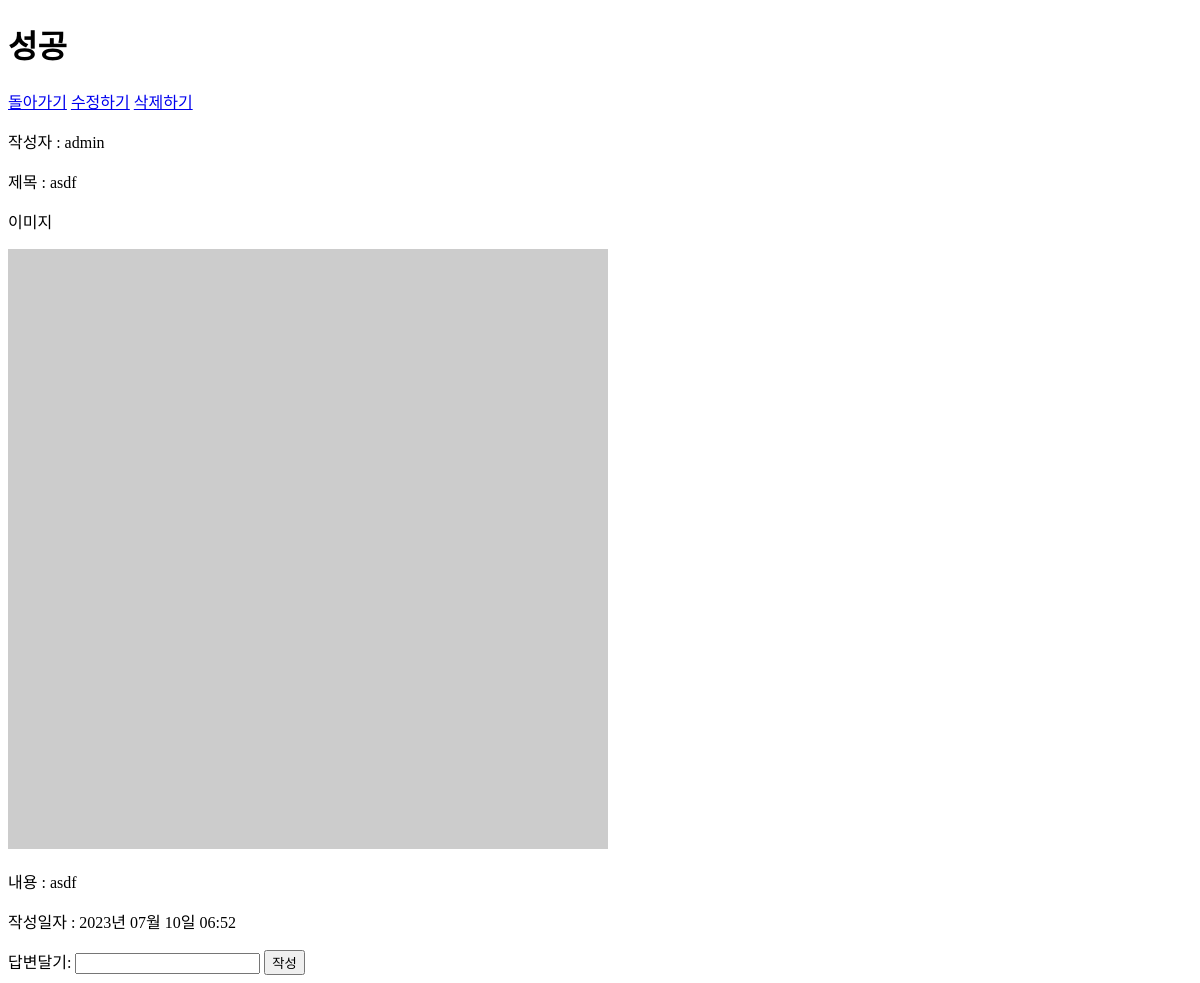
/34/, run on the app's committed database.
### schoolBlog/models.py (models this page shows)
class Post(models.Model):
    writer = models.ForeignKey(to= User, on_delete=models.CASCADE, null=True, blank=True)
    title = models.CharField(max_length=200)
    content = models.TextField(verbose_name='내용')
    image = models.ImageField(verbose_name='이미지', null=True, blank=True)
    created_at = models.DateTimeField(verbose_name='작성일', auto_now_add=True)
    updated_at = models.DateTimeField(auto_now=True)

### schoolBlog/views.py (the view)
# urls.py: path('<int:id>/', detail, name='post-detail'),
def detail(req, id):
    post = Post.objects.get(id=id)
    context = {
        'post': post,
    }
    return render(req, 'post_detail.html', context)

### schoolBlog/templates/post_detail.html (shortened to what this page needs)
{% load static %}
<!DOCTYPE html>
<html lang="en">
<head>
    <link rel="stylesheet" href="{% static 'css/style.css' %}">
</head>
<body>
    <h1>성공</h1>
    <a href="{% url 'index' %}">돌아가기</a>
    <a href="{% url 'post-update' post.id %}">수정하기</a>
    <a href="{% url 'post-delete' post.id %}">삭제하기</a><br/>
    <p>작성자 : {{post.writer}}</p>
    <p>제목 : {{post.title}}</p>
    <p>이미지</p>
    {% if post.image %}
        <img class="card__image" src="{{post.image.url}}">
    {% else %}
        <img class="card__image" src="http://via.placeholder.com/600x600">
    {% endif %}
    <p>내용 : {{post.content}}</p>
    <p>작성일자 : {{post.created_at|date:"Y년 m월 d일 H:i"}}</p>
    <div>
        <form action="{% url 'post-comment' post.id %}" method="POST">
            <label for="text">답변달기:</label>
            <input type="text" id="text" name="text">
            <button type="submit">작성</button>
        </form>
    </div>
</body>
</html>

### data on the page
Post: writer "admin", title "asdf", content "asdf", created_at "2023년 07월 10일 06:52"
